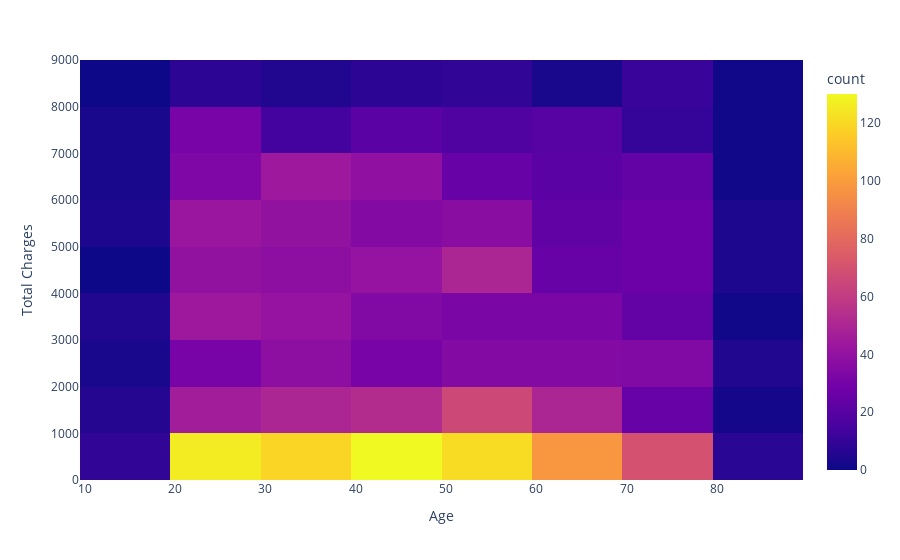

Here is the notebook cell this chart was saved with:
### Code cell
fig = px.density_heatmap(df1, x='Age', y='Total Charges')
fig.show()

### Figure 1 — Plotly figure (JSON) as saved in the notebook; plotly's stock layout.template omitted (floating-point values rounded to 4 significant figures; data arrays with more than 128 entries replaced by an {"elided": "..."} marker saying what was removed)
{"data": [{"coloraxis": "coloraxis", "hovertemplate": "Age=%{x}<br>Total Charges=%{y}<br>count=%{z}<extra></extra>", "name": "", "type": "histogram2d", "x": {"elided": "2194 int values"}, "xaxis": "x", "xbingroup": "x", "y": {"elided": "2194 float values"}, "yaxis": "y", "ybingroup": "y"}], "layout": {"coloraxis": {"colorbar": {"title": {"text": "count"}}, "colorscale": [[0, "#0d0887"], [0.1111, "#46039f"], [0.2222, "#7201a8"], [0.3333, "#9c179e"], [0.4444, "#bd3786"], [0.5556, "#d8576b"], [0.6667, "#ed7953"], [0.7778, "#fb9f3a"], [0.8889, "#fdca26"], [1, "#f0f921"]]}, "legend": {"tracegroupgap": 0}, "margin": {"t": 60}, "xaxis": {"anchor": "y", "domain": [0, 1], "title": {"text": "Age"}}, "yaxis": {"anchor": "x", "domain": [0, 1], "title": {"text": "Total Charges"}}}}
